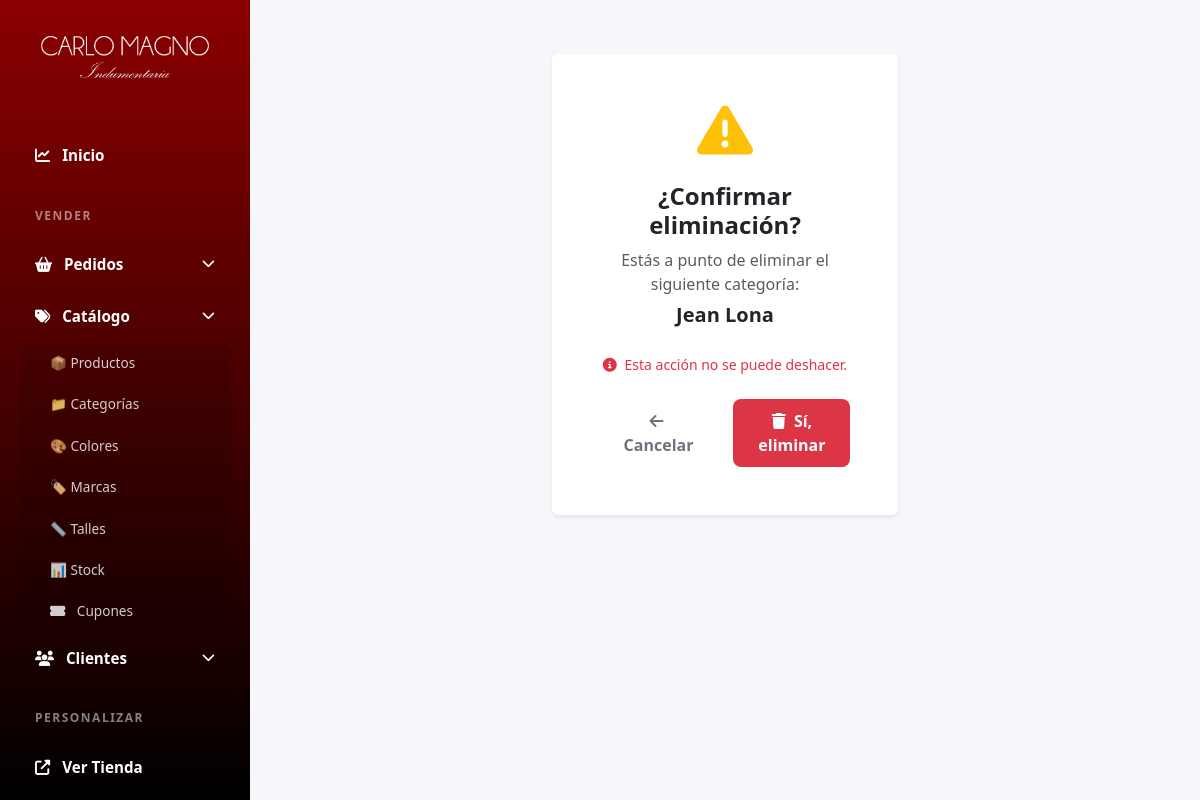
/panel/categorias/89/eliminar/ (signed in), run on an earlier commit of the app's database.
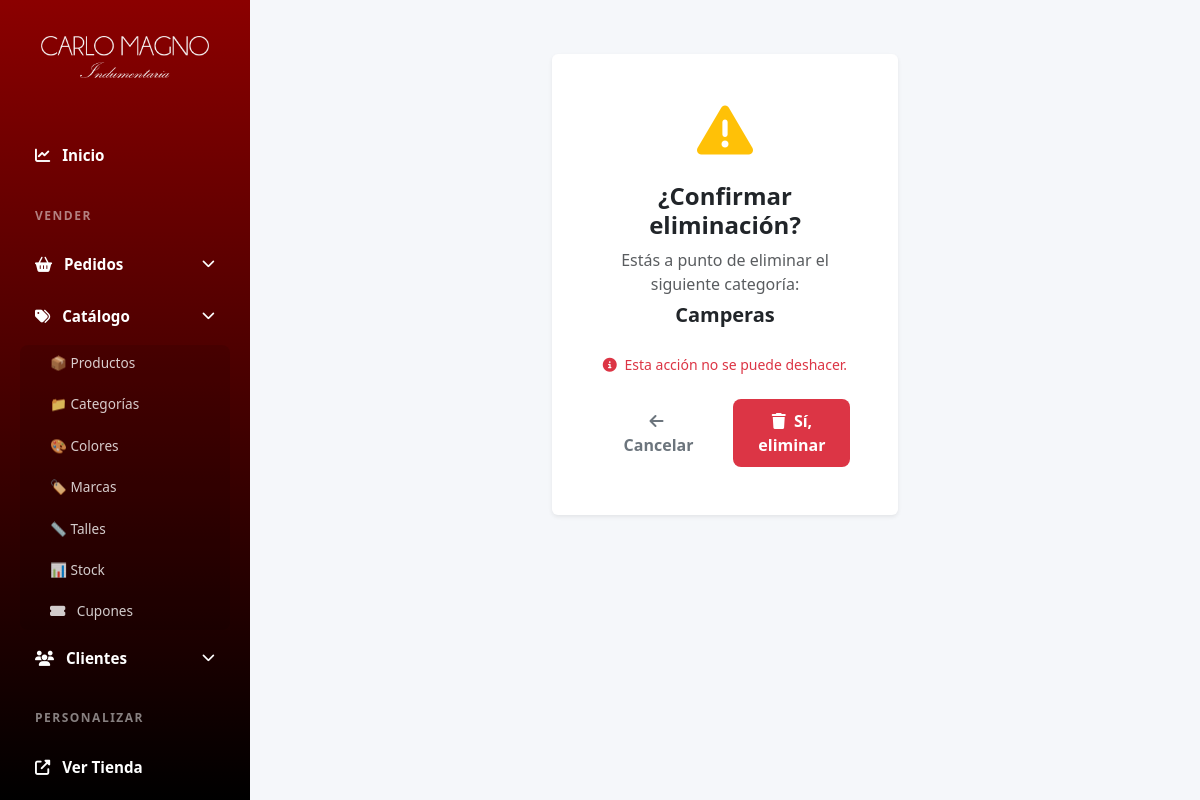
And on a later commit of the database.
### productos/models.py (models this page shows)
class Categoria(models.Model):
    nombre = models.CharField(max_length=100, verbose_name='Nombre')
    descripcion = models.TextField(blank=True, verbose_name='Descripción')
    parent = models.ForeignKey(
        'self',
        on_delete=models.CASCADE,
        null=True,
        blank=True,
        related_name='subcategorias',
        verbose_name='Categoría Padre'
    )
    class Meta:
        verbose_name = 'Categoría'
        verbose_name_plural = 'Categorías'
        ordering = ['nombre']
    def __str__(self):
        if self.parent:
            return f"{self.parent.nombre} > {self.nombre}"
        return self.nombre

### custom_admin/views.py (the view)
# urls.py: path('panel/categorias/<int:pk>/eliminar/', admin_views.eliminar_categoria, name='eliminar_categoria'),
@login_required(login_url='login')
def eliminar_categoria(request, pk):
    if not request.user.is_staff:
        return redirect('home')
    categoria = get_object_or_404(Categoria, pk=pk)
    if request.method == 'POST':
        categoria.delete()
        messages.success(request, '✅ Categoría eliminada exitosamente')
        return redirect('categorias')
    return render(request, 'custom_admin/confirm_eliminar.html', {
        'object': categoria,
        'type': 'categoría'
    })

### productos/context_processors.py (called while the page is built, shortened)
def cart_processor(request):
    carrito = None
    cantidad_total = 0
    if request.user.is_authenticated:
        try:
            carrito = Carrito.objects.get(usuario=request.user)
            cantidad_total = carrito.get_cantidad_total()
        except Carrito.DoesNotExist:
            pass
    return {
        'carrito': carrito,
        'carrito_cantidad': cantidad_total
    }

### productos/models.py (called while the page is built)
    def get_cantidad_total(self):
        return sum(item.cantidad for item in self.items.all())

### templates/custom_admin/confirm_eliminar.html (shortened to what this page needs)
{% extends 'custom_admin/base.html' %}
{% block content %}
<div class="container-fluid py-4">
    <div class="row justify-content-center">
        <div class="col-md-6 col-lg-5">
            <div class="card shadow-sm border-0">
                <div class="card-body text-center p-5">
                    <div class="mb-4">
                        <i class="fas fa-exclamation-triangle text-warning" style="font-size: 3.5rem;"></i>
                    </div>
                    <h4 class="card-title fw-bold mb-2">¿Confirmar eliminación?</h4>
                    <p class="text-muted mb-1">Estás a punto de eliminar el siguiente {{ type }}:</p>
                    <p class="fw-semibold fs-5 mb-4">{{ object }}</p>
                    <p class="text-danger small mb-4">
                        <i class="fas fa-info-circle me-1"></i>
                        Esta acción no se puede deshacer.
                    </p>
                    <form method="post">
                        <div class="d-flex gap-3 justify-content-center">
                            <a href="javascript:history.back()" class="btn btn-outline-secondary px-4">
                                <i class="fas fa-arrow-left me-1"></i> Cancelar
                            </a>
                            <button type="submit" class="btn btn-danger px-4">
                                <i class="fas fa-trash me-1"></i> Sí, eliminar
                            </button>
                        </div>
                    </form>
                </div>
            </div>
        </div>
    </div>
</div>
{% endblock %}

What changed in the data, as far as the page shows it:
changed Categoria: parent+nombre "Jean Lona" → "Camperas"
